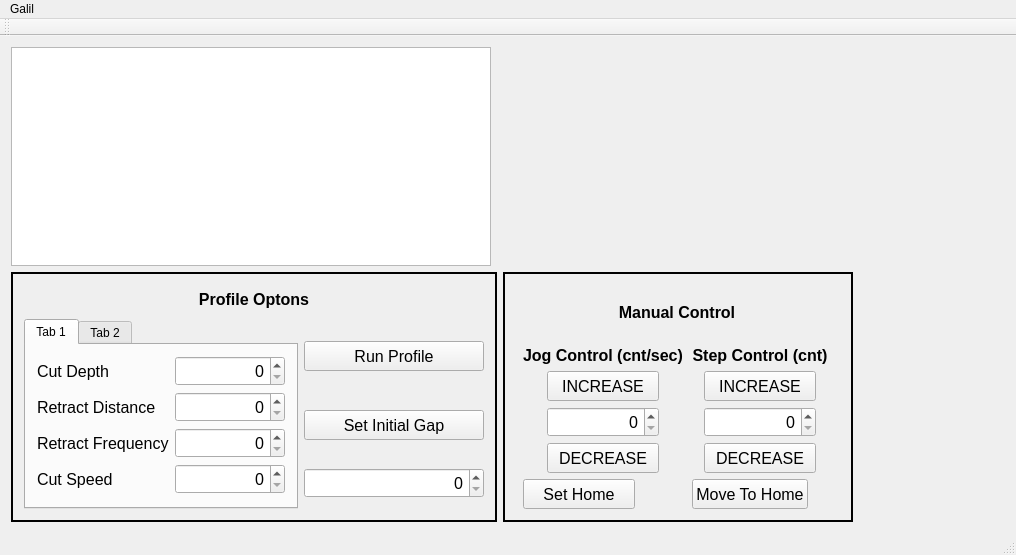
<?xml version="1.0" encoding="UTF-8"?>
<ui version="4.0">
 <class>MainWindow</class>
 <widget class="QMainWindow" name="MainWindow">
  <property name="geometry">
   <rect>
    <x>0</x>
    <y>0</y>
    <width>1016</width>
    <height>555</height>
   </rect>
  </property>
  <property name="sizePolicy">
   <sizepolicy hsizetype="MinimumExpanding" vsizetype="Preferred">
    <horstretch>0</horstretch>
    <verstretch>0</verstretch>
   </sizepolicy>
  </property>
  <property name="windowTitle">
   <string>MainWindow</string>
  </property>
  <widget class="QWidget" name="centralWidget">
   <layout class="QGridLayout" name="gridLayout_5">
    <item row="0" column="0">
     <widget class="QTextEdit" name="programText">
      <property name="sizePolicy">
       <sizepolicy hsizetype="Fixed" vsizetype="Expanding">
        <horstretch>0</horstretch>
        <verstretch>0</verstretch>
       </sizepolicy>
      </property>
      <property name="minimumSize">
       <size>
        <width>480</width>
        <height>0</height>
       </size>
      </property>
     </widget>
    </item>
    <item row="0" column="1" colspan="2">
     <widget class="graphing::PlotHandler" name="graphingWidget" native="true"/>
    </item>
    <item row="1" column="0">
     <widget class="QFrame" name="frame_ProfileOptions">
      <property name="sizePolicy">
       <sizepolicy hsizetype="Fixed" vsizetype="Preferred">
        <horstretch>0</horstretch>
        <verstretch>0</verstretch>
       </sizepolicy>
      </property>
      <property name="minimumSize">
       <size>
        <width>480</width>
        <height>250</height>
       </size>
      </property>
      <property name="frameShape">
       <enum>QFrame::Box</enum>
      </property>
      <property name="frameShadow">
       <enum>QFrame::Plain</enum>
      </property>
      <property name="lineWidth">
       <number>2</number>
      </property>
      <layout class="QGridLayout" name="gridLayout_3">
       <item row="0" column="0" colspan="2">
        <widget class="QSplitter" name="splitter_2">
         <property name="orientation">
          <enum>Qt::Horizontal</enum>
         </property>
         <widget class="QLabel" name="label_ManualControl_2">
          <property name="sizePolicy">
           <sizepolicy hsizetype="Preferred" vsizetype="Fixed">
            <horstretch>0</horstretch>
            <verstretch>0</verstretch>
           </sizepolicy>
          </property>
          <property name="font">
           <font>
            <pointsize>12</pointsize>
            <weight>75</weight>
            <bold>true</bold>
           </font>
          </property>
          <property name="text">
           <string>Profile Optons</string>
          </property>
          <property name="alignment">
           <set>Qt::AlignCenter</set>
          </property>
         </widget>
        </widget>
       </item>
       <item row="1" column="0" rowspan="3">
        <widget class="QTabWidget" name="tabWidget">
         <property name="currentIndex">
          <number>0</number>
         </property>
         <widget class="QWidget" name="tab">
          <attribute name="title">
           <string>Tab 1</string>
          </attribute>
          <layout class="QGridLayout" name="gridLayout_2">
           <item row="0" column="0">
            <layout class="QFormLayout" name="formLayout_6">
             <property name="sizeConstraint">
              <enum>QLayout::SetFixedSize</enum>
             </property>
             <item row="0" column="0">
              <widget class="QLabel" name="label_3">
               <property name="minimumSize">
                <size>
                 <width>120</width>
                 <height>0</height>
                </size>
               </property>
               <property name="font">
                <font>
                 <pointsize>12</pointsize>
                </font>
               </property>
               <property name="text">
                <string>Cut Depth</string>
               </property>
              </widget>
             </item>
             <item row="0" column="1">
              <widget class="QSpinBox" name="spinBox_CutDepth">
               <property name="sizePolicy">
                <sizepolicy hsizetype="Fixed" vsizetype="Fixed">
                 <horstretch>0</horstretch>
                 <verstretch>0</verstretch>
                </sizepolicy>
               </property>
               <property name="minimumSize">
                <size>
                 <width>110</width>
                 <height>30</height>
                </size>
               </property>
               <property name="font">
                <font>
                 <pointsize>12</pointsize>
                </font>
               </property>
               <property name="alignment">
                <set>Qt::AlignRight|Qt::AlignTrailing|Qt::AlignVCenter</set>
               </property>
              </widget>
             </item>
             <item row="1" column="0">
              <widget class="QLabel" name="label">
               <property name="minimumSize">
                <size>
                 <width>120</width>
                 <height>0</height>
                </size>
               </property>
               <property name="font">
                <font>
                 <pointsize>12</pointsize>
                </font>
               </property>
               <property name="text">
                <string>Retract Distance</string>
               </property>
              </widget>
             </item>
             <item row="1" column="1">
              <widget class="QSpinBox" name="spinBox_RetractDistance">
               <property name="sizePolicy">
                <sizepolicy hsizetype="Fixed" vsizetype="Fixed">
                 <horstretch>0</horstretch>
                 <verstretch>0</verstretch>
                </sizepolicy>
               </property>
               <property name="minimumSize">
                <size>
                 <width>110</width>
                 <height>30</height>
                </size>
               </property>
               <property name="font">
                <font>
                 <pointsize>12</pointsize>
                </font>
               </property>
               <property name="alignment">
                <set>Qt::AlignRight|Qt::AlignTrailing|Qt::AlignVCenter</set>
               </property>
              </widget>
             </item>
             <item row="2" column="0">
              <widget class="QLabel" name="label_2">
               <property name="minimumSize">
                <size>
                 <width>120</width>
                 <height>0</height>
                </size>
               </property>
               <property name="font">
                <font>
                 <pointsize>12</pointsize>
                </font>
               </property>
               <property name="text">
                <string>Retract Frequency</string>
               </property>
              </widget>
             </item>
             <item row="2" column="1">
              <widget class="QSpinBox" name="spinBox_RetractFrequency">
               <property name="sizePolicy">
                <sizepolicy hsizetype="Fixed" vsizetype="Fixed">
                 <horstretch>0</horstretch>
                 <verstretch>0</verstretch>
                </sizepolicy>
               </property>
               <property name="minimumSize">
                <size>
                 <width>110</width>
                 <height>30</height>
                </size>
               </property>
               <property name="font">
                <font>
                 <pointsize>12</pointsize>
                </font>
               </property>
               <property name="alignment">
                <set>Qt::AlignRight|Qt::AlignTrailing|Qt::AlignVCenter</set>
               </property>
              </widget>
             </item>
             <item row="3" column="0">
              <widget class="QLabel" name="label_4">
               <property name="minimumSize">
                <size>
                 <width>120</width>
                 <height>0</height>
                </size>
               </property>
               <property name="font">
                <font>
                 <pointsize>12</pointsize>
                </font>
               </property>
               <property name="text">
                <string>Cut Speed</string>
               </property>
              </widget>
             </item>
             <item row="3" column="1">
              <widget class="QSpinBox" name="spinBox_CutSpeed">
               <property name="sizePolicy">
                <sizepolicy hsizetype="Fixed" vsizetype="Fixed">
                 <horstretch>0</horstretch>
                 <verstretch>0</verstretch>
                </sizepolicy>
               </property>
               <property name="minimumSize">
                <size>
                 <width>110</width>
                 <height>30</height>
                </size>
               </property>
               <property name="font">
                <font>
                 <pointsize>12</pointsize>
                </font>
               </property>
               <property name="alignment">
                <set>Qt::AlignRight|Qt::AlignTrailing|Qt::AlignVCenter</set>
               </property>
              </widget>
             </item>
            </layout>
           </item>
          </layout>
         </widget>
         <widget class="QWidget" name="tab_2">
          <attribute name="title">
           <string>Tab 2</string>
          </attribute>
         </widget>
        </widget>
       </item>
       <item row="1" column="1">
        <widget class="QPushButton" name="pushButton_RunProfile">
         <property name="sizePolicy">
          <sizepolicy hsizetype="Fixed" vsizetype="Fixed">
           <horstretch>0</horstretch>
           <verstretch>0</verstretch>
          </sizepolicy>
         </property>
         <property name="minimumSize">
          <size>
           <width>180</width>
           <height>30</height>
          </size>
         </property>
         <property name="font">
          <font>
           <pointsize>12</pointsize>
          </font>
         </property>
         <property name="text">
          <string>Run Profile</string>
         </property>
        </widget>
       </item>
       <item row="2" column="1">
        <widget class="QPushButton" name="pushButton_SetInitialGap">
         <property name="sizePolicy">
          <sizepolicy hsizetype="Fixed" vsizetype="Fixed">
           <horstretch>0</horstretch>
           <verstretch>0</verstretch>
          </sizepolicy>
         </property>
         <property name="minimumSize">
          <size>
           <width>180</width>
           <height>30</height>
          </size>
         </property>
         <property name="font">
          <font>
           <pointsize>12</pointsize>
          </font>
         </property>
         <property name="text">
          <string>Set Initial Gap</string>
         </property>
        </widget>
       </item>
       <item row="3" column="1">
        <widget class="QSpinBox" name="spinBox_Jog_6">
         <property name="minimumSize">
          <size>
           <width>180</width>
           <height>30</height>
          </size>
         </property>
         <property name="font">
          <font>
           <pointsize>12</pointsize>
          </font>
         </property>
         <property name="alignment">
          <set>Qt::AlignRight|Qt::AlignTrailing|Qt::AlignVCenter</set>
         </property>
        </widget>
       </item>
      </layout>
     </widget>
    </item>
    <item row="1" column="1">
     <widget class="QFrame" name="frame_MaunalControl">
      <property name="sizePolicy">
       <sizepolicy hsizetype="Fixed" vsizetype="Fixed">
        <horstretch>0</horstretch>
        <verstretch>0</verstretch>
       </sizepolicy>
      </property>
      <property name="minimumSize">
       <size>
        <width>350</width>
        <height>250</height>
       </size>
      </property>
      <property name="frameShape">
       <enum>QFrame::Box</enum>
      </property>
      <property name="frameShadow">
       <enum>QFrame::Plain</enum>
      </property>
      <property name="lineWidth">
       <number>2</number>
      </property>
      <layout class="QGridLayout" name="gridLayout_4">
       <item row="0" column="0" colspan="2">
        <widget class="QSplitter" name="splitter">
         <property name="orientation">
          <enum>Qt::Horizontal</enum>
         </property>
         <widget class="QLabel" name="label_ManualControl">
          <property name="sizePolicy">
           <sizepolicy hsizetype="MinimumExpanding" vsizetype="Fixed">
            <horstretch>0</horstretch>
            <verstretch>0</verstretch>
           </sizepolicy>
          </property>
          <property name="font">
           <font>
            <pointsize>12</pointsize>
            <weight>75</weight>
            <bold>true</bold>
           </font>
          </property>
          <property name="text">
           <string>Manual Control</string>
          </property>
          <property name="alignment">
           <set>Qt::AlignCenter</set>
          </property>
         </widget>
        </widget>
       </item>
       <item row="1" column="0" colspan="2">
        <layout class="QGridLayout" name="gridLayout">
         <item row="0" column="0">
          <widget class="QLabel" name="label_ManualControl_3">
           <property name="sizePolicy">
            <sizepolicy hsizetype="MinimumExpanding" vsizetype="Fixed">
             <horstretch>0</horstretch>
             <verstretch>0</verstretch>
            </sizepolicy>
           </property>
           <property name="font">
            <font>
             <pointsize>12</pointsize>
             <weight>75</weight>
             <bold>true</bold>
            </font>
           </property>
           <property name="text">
            <string>Jog Control (cnt/sec)</string>
           </property>
           <property name="alignment">
            <set>Qt::AlignCenter</set>
           </property>
          </widget>
         </item>
         <item row="0" column="1">
          <widget class="QLabel" name="label_ManualControl_4">
           <property name="sizePolicy">
            <sizepolicy hsizetype="MinimumExpanding" vsizetype="Fixed">
             <horstretch>0</horstretch>
             <verstretch>0</verstretch>
            </sizepolicy>
           </property>
           <property name="font">
            <font>
             <pointsize>12</pointsize>
             <weight>75</weight>
             <bold>true</bold>
            </font>
           </property>
           <property name="text">
            <string>Step Control (cnt)</string>
           </property>
           <property name="alignment">
            <set>Qt::AlignCenter</set>
           </property>
          </widget>
         </item>
         <item row="1" column="0">
          <layout class="QHBoxLayout" name="horizontalLayout">
           <item>
            <spacer name="horizontalSpacer_7">
             <property name="orientation">
              <enum>Qt::Horizontal</enum>
             </property>
             <property name="sizeHint" stdset="0">
              <size>
               <width>20</width>
               <height>20</height>
              </size>
             </property>
            </spacer>
           </item>
           <item>
            <layout class="QVBoxLayout" name="verticalLayout">
             <item>
              <widget class="QPushButton" name="pushButton_IncreaseJog">
               <property name="sizePolicy">
                <sizepolicy hsizetype="Fixed" vsizetype="Fixed">
                 <horstretch>0</horstretch>
                 <verstretch>0</verstretch>
                </sizepolicy>
               </property>
               <property name="minimumSize">
                <size>
                 <width>112</width>
                 <height>30</height>
                </size>
               </property>
               <property name="font">
                <font>
                 <pointsize>12</pointsize>
                </font>
               </property>
               <property name="text">
                <string>INCREASE</string>
               </property>
              </widget>
             </item>
             <item>
              <widget class="QSpinBox" name="spinBox_Jog">
               <property name="sizePolicy">
                <sizepolicy hsizetype="Fixed" vsizetype="Fixed">
                 <horstretch>0</horstretch>
                 <verstretch>0</verstretch>
                </sizepolicy>
               </property>
               <property name="minimumSize">
                <size>
                 <width>112</width>
                 <height>30</height>
                </size>
               </property>
               <property name="font">
                <font>
                 <pointsize>12</pointsize>
                </font>
               </property>
               <property name="alignment">
                <set>Qt::AlignRight|Qt::AlignTrailing|Qt::AlignVCenter</set>
               </property>
              </widget>
             </item>
             <item>
              <widget class="QPushButton" name="pushButton_DecreaseJog">
               <property name="sizePolicy">
                <sizepolicy hsizetype="Fixed" vsizetype="Fixed">
                 <horstretch>0</horstretch>
                 <verstretch>0</verstretch>
                </sizepolicy>
               </property>
               <property name="minimumSize">
                <size>
                 <width>112</width>
                 <height>30</height>
                </size>
               </property>
               <property name="font">
                <font>
                 <pointsize>12</pointsize>
                </font>
               </property>
               <property name="text">
                <string>DECREASE</string>
               </property>
              </widget>
             </item>
            </layout>
           </item>
           <item>
            <spacer name="horizontalSpacer_6">
             <property name="orientation">
              <enum>Qt::Horizontal</enum>
             </property>
             <property name="sizeHint" stdset="0">
              <size>
               <width>20</width>
               <height>20</height>
              </size>
             </property>
            </spacer>
           </item>
          </layout>
         </item>
         <item row="1" column="1">
          <layout class="QHBoxLayout" name="horizontalLayout_2">
           <item>
            <spacer name="horizontalSpacer_9">
             <property name="orientation">
              <enum>Qt::Horizontal</enum>
             </property>
             <property name="sizeHint" stdset="0">
              <size>
               <width>20</width>
               <height>20</height>
              </size>
             </property>
            </spacer>
           </item>
           <item>
            <layout class="QVBoxLayout" name="verticalLayout_2">
             <item>
              <widget class="QPushButton" name="pushButton_IncreaseRelativeMove">
               <property name="sizePolicy">
                <sizepolicy hsizetype="Fixed" vsizetype="Fixed">
                 <horstretch>0</horstretch>
                 <verstretch>0</verstretch>
                </sizepolicy>
               </property>
               <property name="minimumSize">
                <size>
                 <width>112</width>
                 <height>30</height>
                </size>
               </property>
               <property name="font">
                <font>
                 <pointsize>12</pointsize>
                </font>
               </property>
               <property name="text">
                <string>INCREASE</string>
               </property>
              </widget>
             </item>
             <item>
              <widget class="QSpinBox" name="spinBox_RelativeMove">
               <property name="sizePolicy">
                <sizepolicy hsizetype="Fixed" vsizetype="Fixed">
                 <horstretch>0</horstretch>
                 <verstretch>0</verstretch>
                </sizepolicy>
               </property>
               <property name="minimumSize">
                <size>
                 <width>112</width>
                 <height>30</height>
                </size>
               </property>
               <property name="font">
                <font>
                 <pointsize>12</pointsize>
                </font>
               </property>
               <property name="alignment">
                <set>Qt::AlignRight|Qt::AlignTrailing|Qt::AlignVCenter</set>
               </property>
              </widget>
             </item>
             <item>
              <widget class="QPushButton" name="pushButton_DecreaseRelativeMove">
               <property name="sizePolicy">
                <sizepolicy hsizetype="Fixed" vsizetype="Fixed">
                 <horstretch>0</horstretch>
                 <verstretch>0</verstretch>
                </sizepolicy>
               </property>
               <property name="minimumSize">
                <size>
                 <width>112</width>
                 <height>30</height>
                </size>
               </property>
               <property name="font">
                <font>
                 <pointsize>12</pointsize>
                </font>
               </property>
               <property name="text">
                <string>DECREASE</string>
               </property>
              </widget>
             </item>
            </layout>
           </item>
           <item>
            <spacer name="horizontalSpacer_8">
             <property name="orientation">
              <enum>Qt::Horizontal</enum>
             </property>
             <property name="sizeHint" stdset="0">
              <size>
               <width>20</width>
               <height>20</height>
              </size>
             </property>
            </spacer>
           </item>
          </layout>
         </item>
        </layout>
       </item>
       <item row="2" column="0">
        <widget class="QPushButton" name="pushButton_SetHome">
         <property name="sizePolicy">
          <sizepolicy hsizetype="Fixed" vsizetype="Fixed">
           <horstretch>0</horstretch>
           <verstretch>0</verstretch>
          </sizepolicy>
         </property>
         <property name="minimumSize">
          <size>
           <width>112</width>
           <height>30</height>
          </size>
         </property>
         <property name="font">
          <font>
           <pointsize>12</pointsize>
          </font>
         </property>
         <property name="text">
          <string>Set Home</string>
         </property>
        </widget>
       </item>
       <item row="2" column="1">
        <widget class="QPushButton" name="pushButton_SetHome_2">
         <property name="sizePolicy">
          <sizepolicy hsizetype="Fixed" vsizetype="Fixed">
           <horstretch>0</horstretch>
           <verstretch>0</verstretch>
          </sizepolicy>
         </property>
         <property name="minimumSize">
          <size>
           <width>112</width>
           <height>30</height>
          </size>
         </property>
         <property name="font">
          <font>
           <pointsize>12</pointsize>
          </font>
         </property>
         <property name="text">
          <string>Move To Home</string>
         </property>
        </widget>
       </item>
      </layout>
     </widget>
    </item>
    <item row="1" column="2">
     <spacer name="horizontalSpacer">
      <property name="orientation">
       <enum>Qt::Horizontal</enum>
      </property>
      <property name="sizeHint" stdset="0">
       <size>
        <width>0</width>
        <height>20</height>
       </size>
      </property>
     </spacer>
    </item>
   </layout>
  </widget>
  <widget class="QMenuBar" name="menuBar">
   <property name="geometry">
    <rect>
     <x>0</x>
     <y>0</y>
     <width>1016</width>
     <height>22</height>
    </rect>
   </property>
   <widget class="QMenu" name="menuGalil">
    <property name="title">
     <string>Galil</string>
    </property>
    <addaction name="actionSave_Program"/>
    <addaction name="actionSave_As_Program"/>
    <addaction name="actionLoad_Program"/>
   </widget>
   <addaction name="menuGalil"/>
  </widget>
  <widget class="QToolBar" name="mainToolBar">
   <attribute name="toolBarArea">
    <enum>TopToolBarArea</enum>
   </attribute>
   <attribute name="toolBarBreak">
    <bool>false</bool>
   </attribute>
  </widget>
  <widget class="QStatusBar" name="statusBar"/>
  <action name="actionSave_Program">
   <property name="text">
    <string>Save Program</string>
   </property>
  </action>
  <action name="actionSave_As_Program">
   <property name="text">
    <string>Save_As Program</string>
   </property>
  </action>
  <action name="actionLoad_Program">
   <property name="text">
    <string>Load Program</string>
   </property>
  </action>
 </widget>
 <layoutdefault spacing="6" margin="11"/>
 <customwidgets>
  <customwidget>
   <class>graphing::PlotHandler</class>
   <extends>QWidget</extends>
   <header>plot_handler.h</header>
   <container>1</container>
  </customwidget>
 </customwidgets>
 <resources/>
 <connections/>
</ui>
